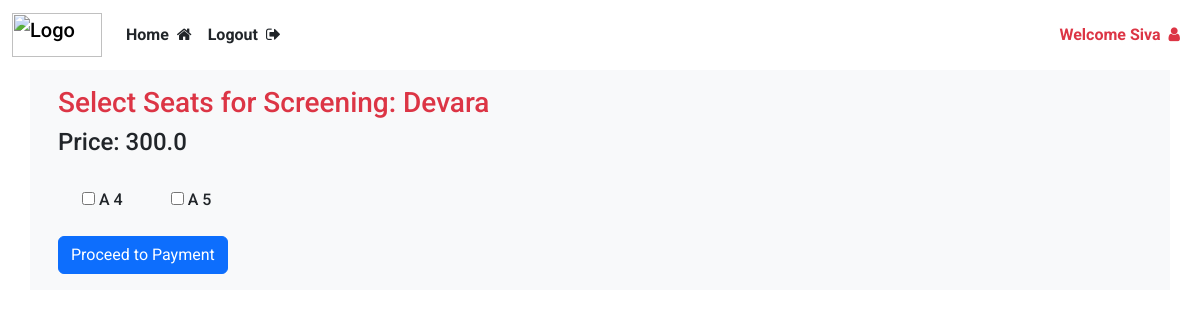
The page /show/seats/1 (signed in) on the database its author committed.
### website/models.py (models this page shows)
class User(db.Model, UserMixin):
    id = db.Column(db.Integer , primary_key=True)
    email = db.Column(db.String(150), unique = True)
    password = db.Column(db.String(150))
    name = db.Column(db.String(150))
    phone = db.Column(db.String(15), nullable=True)
    is_admin = db.Column(db.Boolean, default=False)
    bookings = db.relationship('Booking', backref='user', lazy=True ,cascade="all, delete-orphan")

class Movie(db.Model):
    id = db.Column(db.Integer, primary_key=True)
    title = db.Column(db.String(150), nullable=False)
    description = db.Column(db.Text, nullable=True)
    duration = db.Column(db.Integer, nullable=False)  # Duration in minutes
    language = db.Column(db.String(50), nullable=False)
    release_date = db.Column(db.Date, nullable=False)
    genre = db.Column(db.String(100), nullable=False)
    image = db.Column(db.String(200), nullable= True)
    screenings = db.relationship('Screening', backref='movie', lazy=True, cascade="all, delete-orphan")

class Screening(db.Model):
    id = db.Column(db.Integer, primary_key=True)
    movie_id = db.Column(db.Integer, db.ForeignKey('movie.id'), nullable=False)
    cinema_id = db.Column(db.Integer, db.ForeignKey('cinema.id'), nullable=False)
    screen_number = db.Column(db.Integer, nullable=False)
    start_time = db.Column(db.DateTime, nullable=False)
    end_time = db.Column(db.DateTime, nullable=False)
    price = db.Column(db.Float, nullable=False)
    bookings = db.relationship('Booking', backref='screening', lazy=True)

class Seat(db.Model):
    id = db.Column(db.Integer, primary_key=True)
    screening_id = db.Column(db.Integer, db.ForeignKey('screening.id'), nullable=False)
    row = db.Column(db.String(5), nullable=False)
    seat_number = db.Column(db.Integer, nullable=False)
    is_available = db.Column(db.Boolean, default=True)
    bookings = db.relationship('Booking', backref='seat', lazy=True)

### website/views.py (the view)
@views.route('/show/seats/<int:screening_id>')
def show_seats(screening_id):
    seats = Seat.query.filter_by(screening_id= screening_id, is_available = True).all()
    screening = Screening.query.get(screening_id)
    return render_template("seats.html", user= current_user, seats = seats, screening = screening)

### website/templates/seats.html (shortened to what this page needs)
{% extends "base.html" %}
{% block content %}
<form method="POST" action="{{ url_for('views.payment') }}" enctype="multipart/form-data" class="p-3">
    <h3 class="text-danger">Select Seats for Screening: {{ screening.movie.title }}</h3>
    <h4>Price: {{screening.price}}</h4>
    <div class="d-flex justify-content-start flex-wrap">
        {% for seat in seats %}
            <label class="m-4">
                <input type="checkbox" name="selected_seats" value="{{ seat.id }}">
                {{ seat.row }} {{ seat.seat_number }}
            </label><br>
        {% endfor %}
    </div>
    <button type="submit" class="btn btn-primary">Proceed to Payment</button>
</form>
{% endblock %}

### website/templates/base.html (shortened to what this page needs)
<html>
    <head>
        <link rel="stylesheet" href="{{url_for('static', filename= 'bootstrap.min.css')}}">
        <link rel="stylesheet" href="{{ url_for('static', filename= 'index.css') }}">
        <link rel="stylesheet" href="https://cdnjs.cloudflare.com/ajax/libs/font-awesome/4.7.0/css/font-awesome.min.css">
    </head>
    <body>
        <nav class="navbar navbar-expand-lg">
            <div class="container-fluid">
                <a class="navbar-brand" href="/">
                    <img src="https://getlogo.net/wp-content/uploads/2020/04/bookmyshow-logo-vector.png" alt="Logo" width="90" height="44" class="d-inline-block align-text-top">
                </a>
                <div class="collapse navbar-collapse" id="navbar">
                    <ul class="navbar-nav me-auto">
                        {% if user.is_authenticated %}
                            {% if user.is_admin %}
                            <li class="nav-item">
                                <a class="nav-link text-dark fw-bold" href="/admin/add">Home<i class="fa fa-home ms-2" aria-hidden="true"></i></a>
                            </li>
                            <li class="nav-item">
                                <a class="nav-link text-dark fw-bold" href="/logout">Logout<i class="fa fa-sign-out ms-2" aria-hidden="true"></i></a>
                            </li>
                            {% endif %}
                        {% endif %}
                    </ul>
                    <ul class="navbar-nav ms-auto">
                        {% if user.is_authenticated %}
                            <li class="nav-item">
                                <a class="nav-link fw-bold text-danger" href="{{url_for('views.user_bookings')}}">
                                    Welcome {{user.name}}<i class="fa fa-user ms-2" aria-hidden="true"></i>
                                </a>
                            </li>
                        {% endif %}
                    </ul>
                </div>
            </div>
        </nav>
        <div class="container bg-light">
            {% block content %}
            {% endblock %}
        </div>
    </body>
</html>

### website/static/index.css (style rules this page uses)
body { font-family: "Roboto", sans-serif; font-weight: 500; font-style: normal; }

### rows shown on the page
User: name "Siva"
Movie: movie "Devara"
Screening: price "300.0"
Seat: row "A", seat_number "4"
Seat: row "A", seat_number "5"
